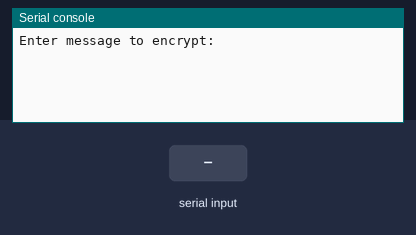
Recording of a program running on a simulated BBC micro:bit running MicroPython. Shown: the last lines printed to the serial console. Inputs (shaded band) come from the test bench.

Above: at 1.2 s.
1.3 s: "5" typed at the serial console, then Enter
At 2.1 s:
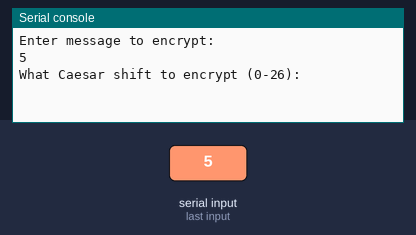
2.8 s: "90" typed at the serial console, then Enter
At 3.2 s:
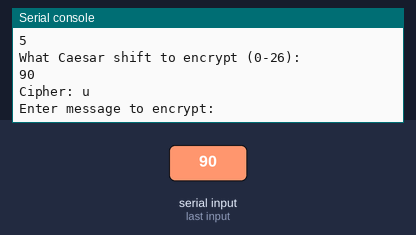

Measured:
- after the input at 1.3 s, the serial console: prints a new line at once (image 1)
- after the input at 2.8 s, the serial console: prints a new line at once (image 2)

The program:

Day_3_-_Caesar_Cipher.py
```python
# Program used to introduce students to Caesar cipher using python
# Uses serial for input / output
# Paul Hummel

from microbit import *

cipher_shift = 3
cipher_text = ""

# Code in a 'while True:' loop repeats forever
while True:
    print("Enter message to encrypt:")
    message = input()
    print("What Caesar shift to encrypt (0-26):")
    cipher_shift = int(input())
    cipher_text = ""
    for i in range(len(message)):
        letter = ord(message[i]) + cipher_shift
        if (letter > 122):
            letter = letter - 26
        cipher_text = cipher_text + chr(letter)
        #print(message[i],":",chr(letter))
    print("Cipher:",cipher_text)
```
